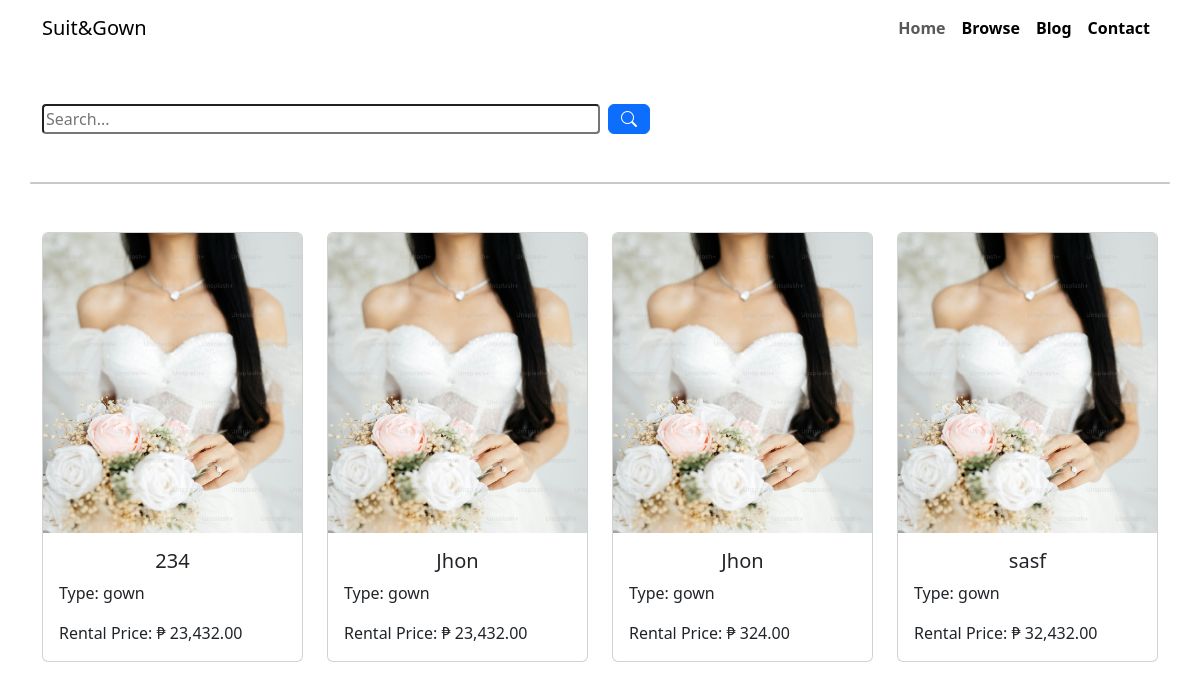
/frontend/user/browse.php, run on the app's committed database.
### tables this page shows
CREATE TABLE `item` (
  `item_id` int(11) NOT NULL,
  `name` varchar(255) DEFAULT NULL,
  `type` varchar(255) DEFAULT NULL,
  `size` decimal(11,2) DEFAULT NULL,
  `deposit_cost` decimal(11,2) DEFAULT NULL,
  `rental_cost` decimal(11,2) DEFAULT NULL,
  `quantity` int(11) DEFAULT 0,
  `owner_id` int(11) DEFAULT NULL,
  `in_stock` tinyint(1) DEFAULT 1,
  `is_active` tinyint(1) DEFAULT 1
);

### backend/classes/item.class.php (called while the page is built, shortened)
<?php
require_once 'database.php';
class Item{
    protected $db ;
    function __construct(){
        $this->db = new Database();
    }
    function show_items(){
        $sql = "SELECT * FROM item
        ORDER BY name ASC;";
        $query =  $this->db->connect()->prepare($sql);
        if($query->execute()){
            $data = $query->fetchAll();
        }
        return $data;
    }
}
?>

### backend/classes/database.php (called while the page is built)
<?php
class Database{
    private $host = 'localhost';
    private $username = 'root';
    private $password = '';
    private $database = 'rental_management_system';
    protected $connection;
    function connect(){
        try
			{
				$this->connection = new PDO("mysql:host=$this->host;dbname=$this->database",
											$this->username, $this->password);
			}
			catch (PDOException $e)
			{
				echo "Connection error " . $e->getMessage();
			}
        return $this->connection;
    }
}
?>

### frontend/user/browse.php (the view, shortened to what this page needs)
<?php
    require '../includes/head.php';
    require '../includes/header.php';
?>
        <div class="container mt-5 d-flex align-items-center">
            <input class=" w-50 rounded-1 me-2" type="search" placeholder="Search...">
            <button type="submit" class="btn btn-primary">
                <i class="bi bi-search"></i>
            </button>
        </div>
       <section>
            <div class="container w-full bg-dark rounded-5 opacity-25 my-5" style="height: 2px"></div>
            <div class="container">
                <div class="row">
                <?php
                require_once '../../backend/classes/item.class.php';
                $item = new Item();
                foreach ($item->show_items() as $value) {
                    if($value['is_active'] == '1'){
                    $image = $value['type'] === 'gown' ? "../assets/images/gown1.jpeg" : "../assets/images/suit2.jpeg";
                ?>
                    <a class="col-md-3 text-decoration-none" href="item_details.php?item_id=<?php echo $value['item_id']; ?>">
                        <div class="card mb-3">
                            <div style="height: 300px; width: 100%;">
                                <img src="<?php echo $image; ?>" class="card-img-top img-fluid h-100" alt="<?php echo $value['name']; ?> Image" style="object-fit: cover;">
                            </div>
                            <div class="card-body">
                                <h5 class="card-title text-center"><?php echo $value['name']; ?></h5>
                                <p class="card-text">Type: <?php echo $value['type']; ?></p>
                                <p class="card-text">Rental Price: ₱ <?php echo number_format($value['rental_cost'], 2); ?></p>
                            </div>
                        </div>
                    </a>
                    <?php }
                }  ?>
                </div>
            </div>
        </section>
<?php
    require '../includes/footer.php';
?>

### frontend/includes/head.php (shortened to what this page needs)
    <link rel="stylesheet" href="../static/css/bootstrap.min.css">
    <link rel="stylesheet" href="../static/css/dataTables.bootstrap5.css">
    <link rel="stylesheet" href="../static/css/bootstrap-icons.css">
</head>
    <body >

### frontend/includes/header.php (shortened to what this page needs)
<nav class="navbar navbar-expand-lg navbar-transparent">
    <div class="container">
        <a class="navbar-brand" href="#">Suit&Gown</a>
        <div class="collapse navbar-collapse" id="navbarSupportedContent">
            <ul class="navbar-nav ms-auto mb-2 mb-lg-0 ">
                <li class="nav-item ">
                    <a class="nav-link fw-bolder " aria-current="page" href="../user/home.php">Home</a>
                </li>
                <li class="nav-item">
                    <a class="nav-link active fw-bolder" href="../user/browse.php">Browse</a>
                </li>
                <li class="nav-item">
                    <a class="nav-link active fw-bolder" aria-current="page" href="#">Blog</a>
                </li>
                <li class="nav-item">
                    <a class="nav-link active fw-bolder" aria-current="page" href="#">Contact</a>
                </li>
            </ul>
        </div>
    </div>
</nav>

### frontend/includes/footer.php
</body>
</html>

### data on the page
item: type (picture), name "234", type "gown", rental_cost "23,432.00"
item: type (picture), name "Jhon", type "gown", rental_cost "23,432.00"
item: type (picture), name "Jhon", type "gown", rental_cost "324.00"
item: type (picture), name "sasf", type "gown", rental_cost "32,432.00"
